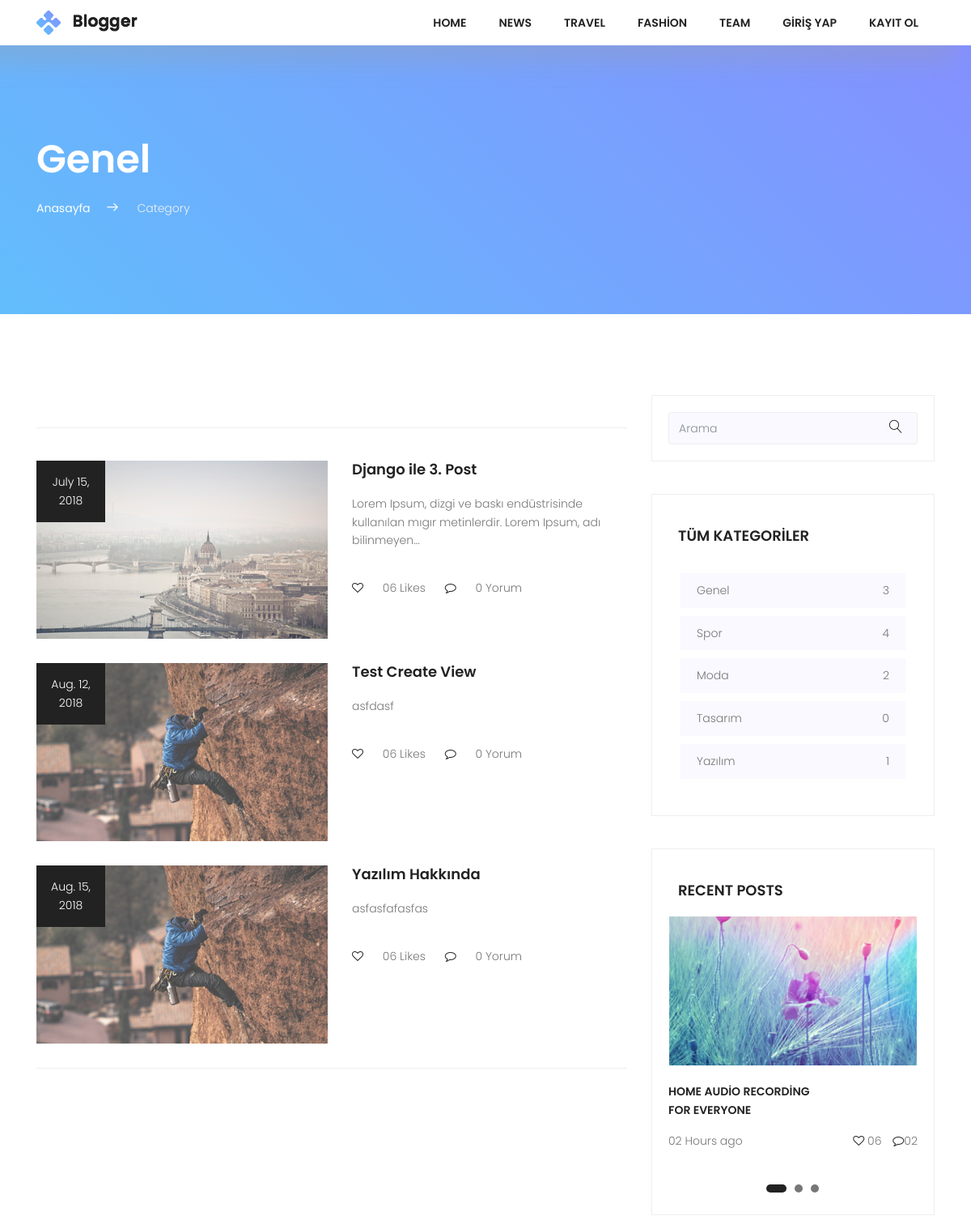
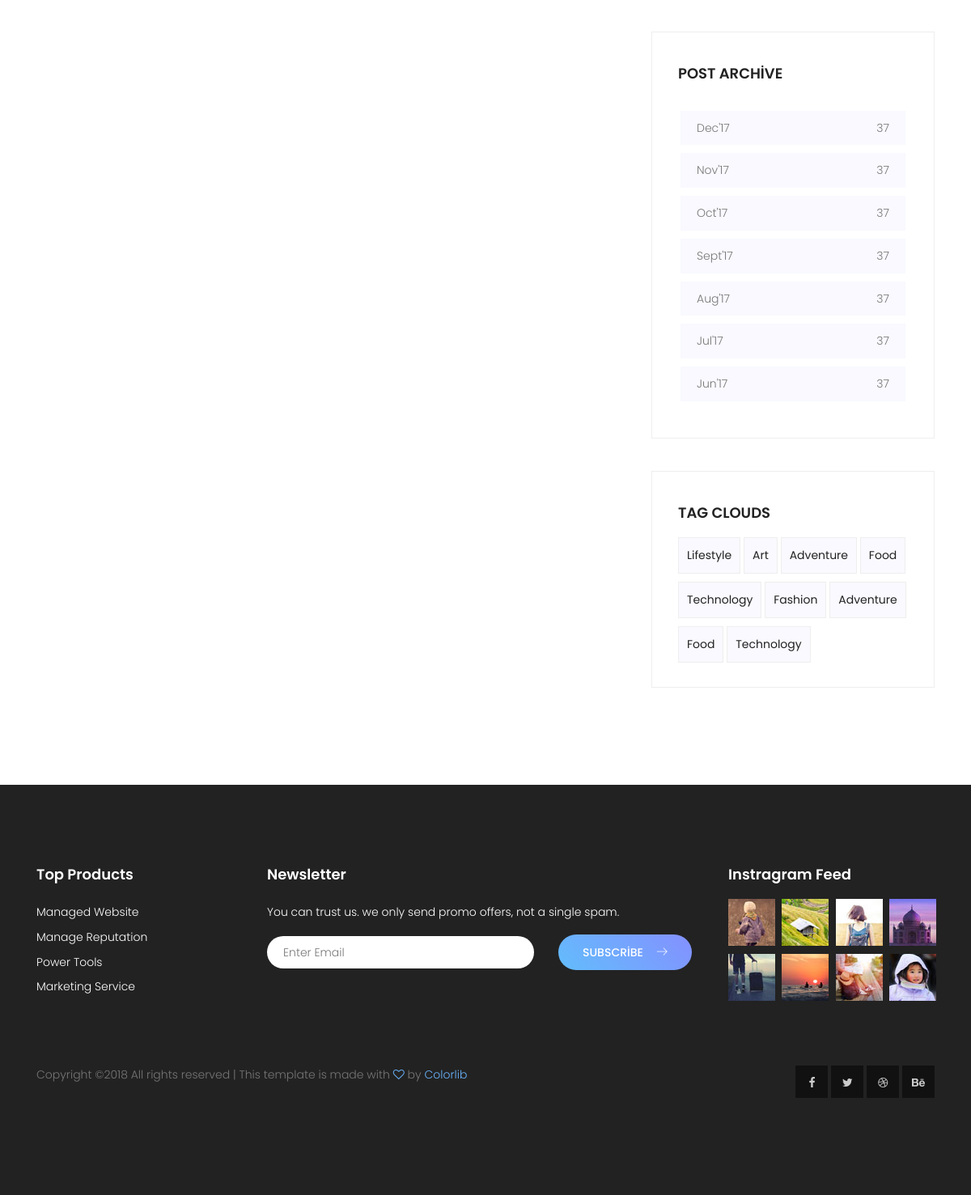
/category/genel, run on the app's committed database (2 pictures, top to bottom).
### posts/models.py (models this page shows, shortened)
class Category(models.Model):
    title = models.CharField(max_length=150)
    slug = models.SlugField(unique=True,editable=False)
    def postCount(self):
        return self.posts.all().count()

class Post(models.Model):
    user = models.ForeignKey(settings.AUTH_USER_MODEL,on_delete=models.CASCADE,default=1,related_name="userposts")
    title = models.CharField(max_length=150)
    image = models.ImageField(upload_to='uploads/',blank=True)
    content = models.TextField()
    slug = models.SlugField(unique=True,editable=False)
    created = models.DateField(auto_now_add=True)
    updated = models.DateField(auto_now=True)
    category = models.ForeignKey(Category,on_delete=models.CASCADE,related_name="posts")
    tag = models.ManyToManyField(Tag,related_name='posts')
    def commentCount(self):
        return self.comments.all().count()

### posts/views.py (the view)
# urls.py: path('category/<slug:slug>', views.CategoryDetail.as_view(),name='category-detail'),
class CategoryDetail(DetailView):
    model = Category
    template_name = "categories/detail.html"
    context_object_name =  "category"
    def get_context_data(self, **kwargs):
        context = super(CategoryDetail,self).get_context_data(**kwargs)
        context["allCategories"] = Category.objects.all()
        return context

### posts/templates/categories/detail.html (shortened to what this page needs)
{% extends "base.html" %}
         {% block content %}
            <section class="top-section-area section-gap">
                <div class="container">
                    <div class="row justify-content-between align-items-center d-flex">
                        <div class="col-lg-8 top-left">
                            <h1 class="text-white mb-20">{{ category.title }}</h1>
                            <ul>
                                <li><a href="{% url 'index' %}">Anasayfa</a><span class="lnr lnr-arrow-right"></span></li>
                                <li><span style="color:#f1f1f1">Category</span></li>
                            </ul>
                        </div>
                    </div>
                </div>
            </section>
    <div class="post-wrapper pt-100">
        <section class="post-area">
            <div class="container">
                <div class="row justify-content-center d-flex">
                    <div class="col-lg-8">
                        <div class="post-lists">
                            {% for post in category.posts.all %}
                            <div class="single-list flex-row d-flex">
                                <div class="thumb">
                                    <div class="date">
                                       {{ post.created }}
                                    </div>
                                    <img src="{{ post.image.url }}" alt="">
                                </div>
                                <div class="detail">
                                    <a href="{% url 'single' post.slug %}"><h4 class="pb-20">{{ post.title }}</h4></a>
                                    <p>
                                      {{ post.content|truncatechars:100 }}
                                    </p>
                                    <p class="footer pt-20">
                                    <i class="fa fa-heart-o" aria-hidden="true"></i>
                                    <a href="#">06 Likes</a>     <i class="ml-20 fa fa-comment-o" aria-hidden="true"></i> <a href="#">{{ post.commentCount }} Yorum</a>
                                    </p>
                                </div>
                            </div>
                            {% endfor %}
                        </div>
                   </div>
                    <div class="col-lg-4 sidebar-area">
                        <div class="single_widget search_widget">
                            <div id="imaginary_container">
                                 <form action="{% url 'search' %}" method="GET">
                                <div class="input-group stylish-input-group">
                                    <input type="text" class="form-control" name="q"  placeholder="Arama" >
                                    <span class="input-group-addon">
                                        <button type="submit">
                                            <span class="lnr lnr-magnifier"></span>
                                        </button>
                                    </span>
                                </div>
                                 </form>
                            </div>
                        </div>
                        <div class="single_widget cat_widget">
                            <h4 class="text-uppercase pb-20">Tüm Kategoriler</h4>
                            <ul>
                                 {% for category in allCategories %}
                                <li>
                                    <a href="{% url 'category-detail' category.slug %}">{{ category.title }} <span>{{ category.postCount }}</span></a>
                                </li>
                                {% endfor %}
                            </ul>
                        </div>
                        <div class="single_widget recent_widget">
                            <h4 class="text-uppercase pb-20">Recent Posts</h4>
                            <div class="active-recent-carusel">
                                <div class="item">
                                    <img src="img/asset/slider.jpg" alt="">
                                    <p class="mt-20 title text-uppercase">Home Audio Recording <br>
                                    For Everyone</p>
                                    <p>02 Hours ago <span> <i class="fa fa-heart-o" aria-hidden="true"></i>
                                    06 <i class="fa fa-comment-o" aria-hidden="true"></i>02</span></p>
                                </div>
                            </div>
                        </div>
                        <div class="single_widget cat_widget">
                            <h4 class="text-uppercase pb-20">post archive</h4>
                            <ul>
                                <li>
                                    <a href="#">Dec'17 <span>37</span></a>
                                </li>
                                <li>
                                    <a href="#">Nov'17 <span>37</span></a>
                                </li>
                                <li>
                                    <a href="#">Oct'17 <span>37</span></a>
                                </li>
                                <li>
                                    <a href="#">Sept'17 <span>37</span></a>
                                </li>
                                <li>
                                    <a href="#">Aug'17 <span>37</span></a>
                                </li>
                                <li>
                                    <a href="#">Jul'17 <span>37</span></a>
                                </li>
                                <li>
                                    <a href="#">Jun'17 <span>37</span></a>
                                </li>
                            </ul>
                        </div>
                        <div class="single_widget tag_widget">
                            <h4 class="text-uppercase pb-20">Tag Clouds</h4>
                            <ul>
                                <li><a href="#">Lifestyle</a></li>
                                <li><a href="#">Art</a></li>
                                <li><a href="#">Adventure</a></li>
                                <li><a href="#">Food</a></li>
                                <li><a href="#">Technology</a></li>
                                <li><a href="#">Fashion</a></li>
                                <li><a href="#">Adventure</a></li>
                                <li><a href="#">Food</a></li>
                                <li><a href="#">Technology</a></li>
                            </ul>
                        </div>
                    </div>
                </div>
            </div>
        </section>
    </div>
         {% endblock %}

### static/css/main.css (style rules this page uses)
body { color:#777;font-family:"Poppins",sans-serif;font-size:14px;font-weight:300;line-height:1.625em;position:relative }
ol,ul { margin:0;padding:0;list-style:none }
a { -webkit-transition:all 0.3s ease 0s;-moz-transition:all 0.3s ease 0s;-o-transition:all 0.3s ease 0s;transition:all 0.3s ease 0s }
a,a:focus,a:hover { text-decoration:none;outline:0 }
h1,h2,h3,h4,h5,h6 { font-family:"Poppins",sans-serif;color:#222;line-height:1.2em !important;margin-bottom:0;margin-top:0;font-weight:600 }
h1,.h1 { font-size:36px }
h4,.h4 { font-size:18px }
.mt-20 { margin-top:20px }
.ml-20 { margin-left:20px }
.mb-20 { margin-bottom:20px }
.pt-20 { padding-top:20px }
.pt-100 { padding-top:100px }
.pb-20 { padding-bottom:20px }
.text-white { color:#fff }
b,i,sup,sub,u,del { color:#69B4FD }
h1 { font-size:36px }
h4 { font-size:18px }
h1,h2,h3,h4,h5,h6 { line-height:1.5em }
body { position:relative }
i { color:#222 }
.section-gap { padding:120px 0 }
.p1-gradient-bg,.primary-btn,.footer-social a:hover,.single-footer-widget .bb-btn,.generic-banner,.tags ul a:hover,.overlay,.about_widget button:hover,.tag_widget ul li a:hover,.top-section-area { background-image:-moz-linear-gradient(45deg, #62bdfc 0%, #8490ff 100%);background-image:-webkit-linear-gradient(45deg, #62bdfc 0%, #8490ff 100%);background-image:-ms-linear-gradient(45deg, #62bdfc 0%, #8490ff 100%) }
.search_widget .stylish-input-group .form-control,.top-section-area .stylish-input-group .form-control { border-right:0;box-shadow:0 0 0;border-color:#eee;background-color:#f9f9ff }
.search_widget .input-group-addon,.top-section-area .input-group-addon { background-color:#f9f9ff !important;border-color:#eee }
.search_widget .stylish-input-group button,.top-section-area .stylish-input-group button { border:0;background:transparent }
.search_widget input,.top-section-area input { font-size:14px }
.single_widget { border:1px solid #eee;padding:20px;margin-bottom:40px }
.cat_widget h4 { padding-top:20px;margin-left:12px }
.cat_widget ul { padding:15px }
.cat_widget ul li { background-color:#f9f9ff;padding:10px 20px;margin-bottom:10px;-webkit-transition:all 0.3s ease 0s;-moz-transition:all 0.3s ease 0s;-o-transition:all 0.3s ease 0s;transition:all 0.3s ease 0s }
.cat_widget ul li span { float:right }
.cat_widget ul li a { color:#777 }
.tag_widget h4 { padding-top:20px;margin-left:12px }
.tag_widget ul { margin-left:12px }
.tag_widget ul li { display:inline-block }
.tag_widget ul li a { color:#222;border:1px solid #eee;padding:10px;display:block;margin-bottom:10px;font-weight:400;background-color:#f9f9ff }
.recent_widget h4 { padding-top:20px;margin-left:12px }
.recent_widget .title { font-weight:600;color:#222 }
.recent_widget p i { margin-left:10px }
.recent_widget p span { float:right }
.sidebar-area { padding-bottom:80px }
.top-left h1 { font-size:48px }
.top-left ul { text-align:left }
.top-left ul li { display:inline-block }
.top-left ul li a { font-size:14px;font-weight:400;color:#fff }
.top-left ul li .lnr { color:#fff;font-weight:900;margin:0px 20px }
.post-lists { margin-top:40px;border-top:1px solid #eee;border-bottom:1px solid #eee;padding-top:40px }
.single-list { padding-bottom:30px }
.single-list .date { position:absolute;font-size:14px;padding:15px;width:85px;background-color:#222;text-align:center;color:#fff }
.single-list .detail { margin-left:30px }
.single-list h4 { -webkit-transition:all 0.3s ease 0s;-moz-transition:all 0.3s ease 0s;-o-transition:all 0.3s ease 0s;transition:all 0.3s ease 0s }
.single-list .footer i { margin-right:20px }
.single-list .footer .ml-20 { margin-left:20px }
.single-list .footer a { color:#777 }

### data on the page
Category: title "Genel", postCount "3"
Post: created "July 15, 2018", image (picture), title "Django ile 3. Post", content "Lorem Ipsum, dizgi ve baskı endüstrisinde kullanılan mıgır metinlerdir. Lorem Ipsum, adı bilinmeyen…", commentCount "0"
Post: created "Aug. 12, 2018", image (picture), title "Test Create View", content "asfdasf", commentCount "0"
Post: created "Aug. 15, 2018", image (picture), title "Yazılım Hakkında", content "asfasfafasfas", commentCount "0"
Category: title "Spor", postCount "4"
Category: title "Moda", postCount "2"
Category: title "Tasarım", postCount "0"
Category: title "Yazılım", postCount "1"
